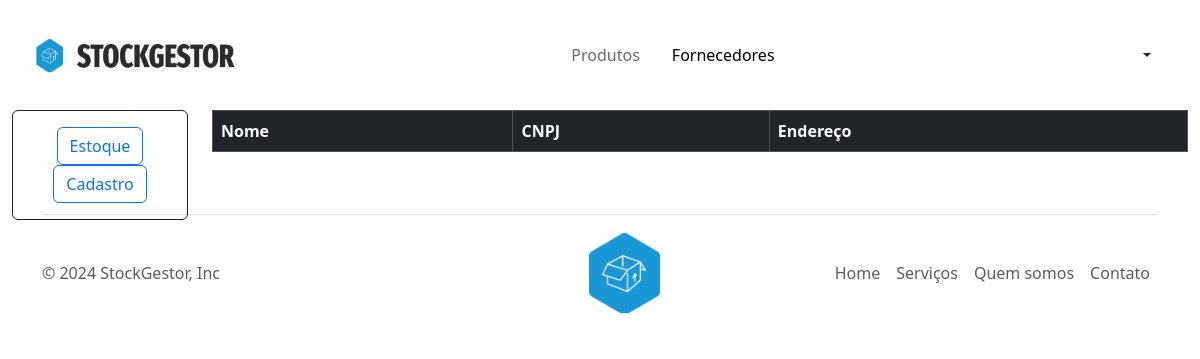
/lista_fornecedores, run on an earlier commit of the app's database.
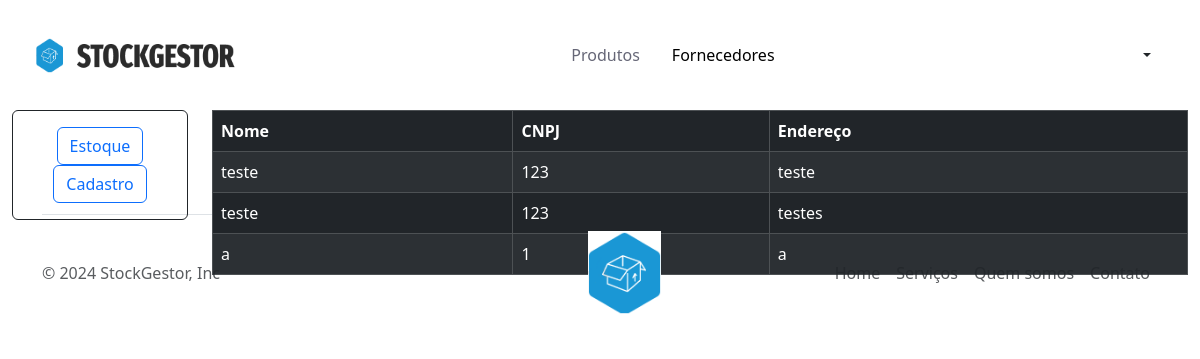
And on a later commit of the database.
### app_gestor/models.py (models this page shows)
class Fornecedores(models.Model):
    nome_empresa = models.CharField(max_length = 40)
    cnpj = models.CharField(max_length = 18)
    inscricao_estadual = models.CharField(max_length = 15)
    inscricao_municipal = models.CharField(max_length = 15)
    endereco = models.CharField(max_length = 40, default="NULL")
    uf = models.CharField(max_length = 2, default="NULL")
    fornecedor_email = models.EmailField(max_length = 40)
    fornecedor_telefone = models.CharField(max_length = 12)

### app_gestor/views.py (the view)
# urls.py: path('lista_fornecedores', views.lista_fornecedores, name='lista_fornecedores'),
def lista_fornecedores(request):
    fornecedores = Fornecedores.objects.all()
    return render(request, 'app_gestor/lista_fornecedores.html', {'fornecedores': fornecedores})

### app_gestor/templates/app_gestor/lista_fornecedores.html (shortened to what this page needs)
{% extends 'app_gestor/base.html' %}
{% load static %}
{% block navbar %}
<nav class="navbar navbar-expand-lg sticky-top">
    <div class="container-fluid">
        <a class="navbar-brand me-auto" href="#">
            <img src="{% static 'app_gestor/img/logo_w.png' %}" width="200" height="35">
        </a>
        <div class="offcanvas offcanvas-end" tabindex="-1" id="offcanvasNavbar" aria-labelledby="offcanvasNavbarLabel">
            <div class="offcanvas-body">
                <ul class="navbar-nav justify-content-center flex-grow-1 pe-3">
                    <li class="nav-item">
                        <a class="nav-link mx-lg-2" href="{% url 'cadastro_produto' %}">Produtos</a>
                    </li>
                    <li class="nav-item">
                        <a class="nav-link mx-lg-2 active" href="{% url 'lista_fornecedores' %}">Fornecedores</a>
                    </li>
                </ul>
            </div>
        </div>
        <div class="dropdown">
            <button class="btn btn-default dropdown-toggle" type="button" id="menu1" data-toggle="dropdown">
            </button>
        </div>
    </div>
</nav>
{% endblock navbar %}
{% block content %}
<main>
    <div class="container-fluid">
        <div class="row">
            <div class="col">
                <div class="border border-dark p-3 rounded">
                    <ul class="list-group text-center">
                        <a href="{% url 'lista_produtos' %}">
                            <button type="button"
                                class="btn btn-outline-primary btn-block btn-fixed-width">Estoque</button>
                        </a>
                        <a href="{% url 'logado' %}">
                            <button type="button"
                                class="btn btn-outline-primary btn-block btn-fixed-width">Cadastro</button>
                        </a>
                    </ul>
                </div>
            </div>
            <div class="col-10">
                <table class="table table-dark table-bordered table-striped">
                    <thead>
                        <tr>
                            <th>Nome</th>
                            <th>CNPJ</th>
                            <th>Endereço</th>
                        </tr>
                    </thead>
                    <tbody>
                        {% for fornecedor in fornecedores %}
                        <tr>
                            <td>{{ fornecedor.nome_empresa }}</td>
                            <td>{{ fornecedor.cnpj }}</td>
                            <td>{{ fornecedor.endereco }}</td>
                        </tr>
                        {% endfor %}
                    </tbody>
                </table>
            </div>
        </div>
    </div>
</main>
{% endblock content %}

What changed in the data, as far as the page shows it:
added Fornecedores: nome_empresa "teste", cnpj "123", endereco "teste"
added Fornecedores: nome_empresa "teste", cnpj "123", endereco "testes"
added Fornecedores: nome_empresa "a", cnpj "1", endereco "a"
